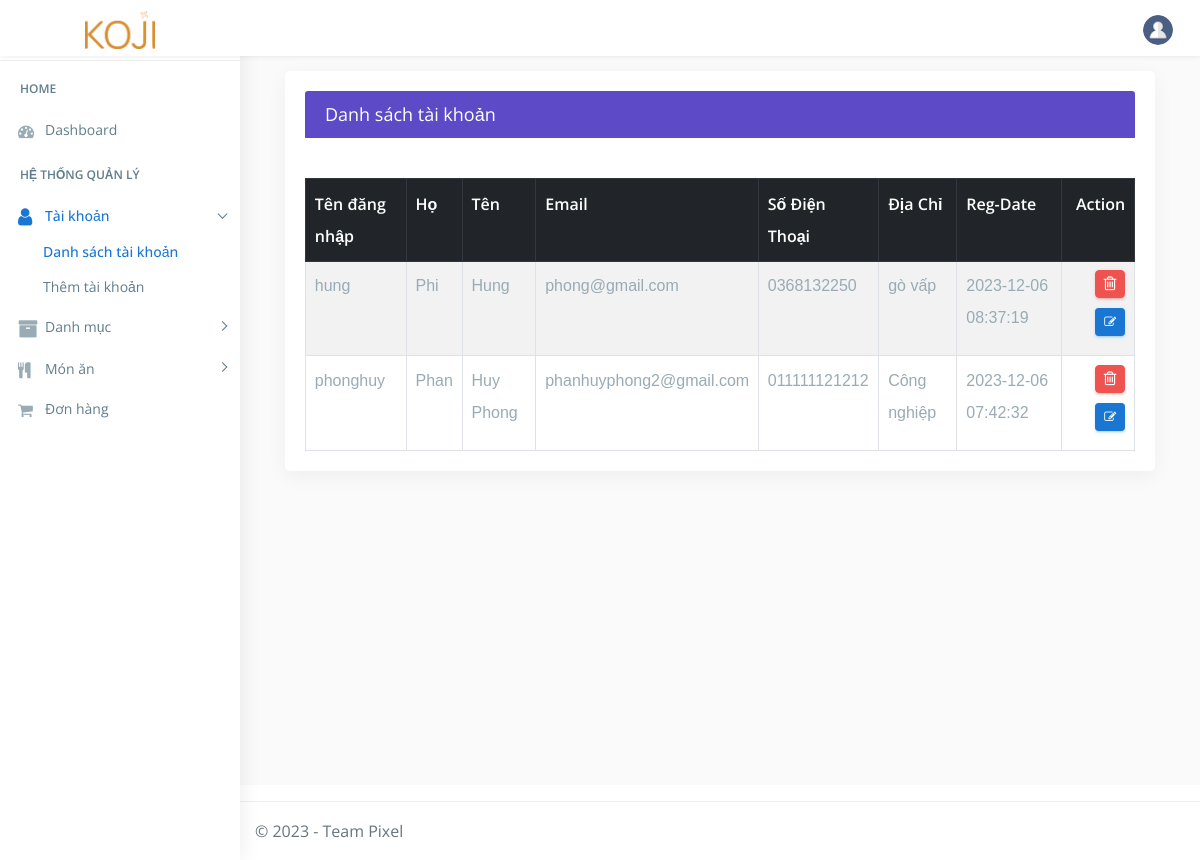
The page /admin/all_users.php on the database its author committed.
### tables this page shows
CREATE TABLE `users` (
  `u_id` int(222) NOT NULL,
  `username` varchar(222) NOT NULL,
  `f_name` varchar(222) NOT NULL,
  `l_name` varchar(222) NOT NULL,
  `email` varchar(222) NOT NULL,
  `phone` varchar(222) NOT NULL,
  `password` varchar(222) NOT NULL,
  `address` text NOT NULL,
  `status` int(222) NOT NULL DEFAULT 1,
  `date` timestamp NOT NULL DEFAULT current_timestamp() ON UPDATE current_timestamp()
);

### admin/all_users.php (the view, shortened to what this page needs)
<!DOCTYPE html>
<html lang="en">
<?php
include("../connection/connect.php");
?>
<head>
    <link href="css/lib/bootstrap/bootstrap.min.css" rel="stylesheet">
    <link href="css/helper.css" rel="stylesheet">
    <link href="css/style.css" rel="stylesheet">
</head>
<body class="fix-header fix-sidebar">
    <div id="main-wrapper">
        <div class="header">
            <nav class="navbar top-navbar navbar-expand-md navbar-light">
                <div class="navbar-header">
                    <a class="navbar-brand" href="dashboard.php">
                        <span><img src="images/koji.png" alt="homepage"
                                class="dark-logo" style="width: 70px" /></span>
                    </a>
                </div>
                <div class="navbar-collapse">
                    <ul class="navbar-nav my-lg-0">
                        <li class="nav-item dropdown">
                            <a class="nav-link dropdown-toggle text-muted  "
                                href="#" data-toggle="dropdown"
                                aria-haspopup="true" aria-expanded="false"><img
                                    src="images/bookingSystem/user-icn.png"
                                    alt="user" class="profile-pic" /></a>
                        </li>
                    </ul>
                </div>
            </nav>
        </div>
        <div class="left-sidebar">
            <div class="scroll-sidebar">
                <nav class="sidebar-nav">
                    <ul id="sidebarnav">
                        <li class="nav-devider"></li>
                        <li class="nav-label">Home</li>
                        <li> <a href="dashboard.php"><i
                                    class="fa fa-tachometer"></i><span>Dashboard</span></a>
                        </li>
                        <li class="nav-label">Hệ thống quản lý</li>
                        <li> <a class="has-arrow  " href="#"
                                aria-expanded="false"><i
                                    class="fa fa-user f-s-20 color-warning"></i><span
                                    class="hide-menu">Tài khoản</span></a>
                            <ul aria-expanded="false" class="collapse">
                                <li><a href="all_users.php">Danh sách tài
                                        khoản</a></li>
                                <li><a href="add_users.php">Thêm tài khoản</a>
                                </li>
                            </ul>
                        </li>
                        <li> <a class="has-arrow  " href="#"
                                aria-expanded="false"><i
                                    class="fa fa-archive f-s-20 color-warning"></i><span
                                    class="hide-menu">Danh mục</span></a>
                        </li>
                        <li> <a class="has-arrow  " href="#"
                                aria-expanded="false"><i class="fa fa-cutlery"
                                    aria-hidden="true"></i><span
                                    class="hide-menu">Món ăn</span></a>
                        </li>
                        <li> <a href="all_orders.php"><i
                                    class="fa fa-shopping-cart"
                                    aria-hidden="true"></i><span>Đơn
                                    hàng</span></a></li>
                    </ul>
                </nav>
            </div>
        </div>
        <div class="page-wrapper">
            <div class="container-fluid">
                <div class="row">
                    <div class="col-12">
                        <div class="col-lg-12">
                            <div class="card card-outline-primary">
                                <div class="card-header">
                                    <h4 class="m-b-0 text-white">Danh sách tài
                                        khoản</h4>
                                </div>
                                <div class="table-responsive m-t-40">
                                    <table id="myTable"
                                        class="table table-bordered table-striped table-hover">
                                        <thead class="thead-dark">
                                            <tr>
                                                <th>Tên đăng nhập</th>
                                                <th>Họ</th>
                                                <th>Tên</th>
                                                <th>Email</th>
                                                <th>Số Điện Thoại</th>
                                                <th>Địa Chỉ</th>
                                                <th>Reg-Date</th>
                                                <th>Action</th>
                                            </tr>
                                        </thead>
                                        <tbody>
                                            <?php
                                            $sql = "SELECT * FROM users order by u_id desc";
                                            $query = mysqli_query($db, $sql);
                                            if (!mysqli_num_rows($query) > 0) {
                                                echo '<td colspan="7"><center>No Users</center></td>';
                                            } else {
                                                while ($rows = mysqli_fetch_array($query)) {
                                                    echo ' <tr><td>' . $rows['username'] . '</td>
																								<td>' . $rows['f_name'] . '</td>
																								<td>' . $rows['l_name'] . '</td>
																								<td>' . $rows['email'] . '</td>
																								<td>' . $rows['phone'] . '</td>
																								<td>' . $rows['address'] . '</td>
																								<td>' . $rows['date'] . '</td>
																									 <td><a href="delete_users.php?user_del=' . $rows['u_id'] . '" class="btn btn-danger btn-flat btn-addon btn-xs m-b-10"><i class="fa fa-trash-o" style="font-size:16px"></i></a>
																									 <a href="update_users.php?user_upd=' . $rows['u_id'] . '" " class="btn btn-info btn-flat btn-addon btn-sm m-b-10 m-l-5"><i class="fa fa-edit"></i></a>
																									</td></tr>';
                                                }
                                            }
                                            ?>
                                        </tbody>
                                    </table>
                                </div>
                            </div>
                        </div>
                    </div>
                </div>
            </div>
        </div>
    </div>
    <footer class="footer"> © 2023 - Team Pixel </footer>
</body>
</html>

### admin/css/helper.css (style rules this page uses)
.f-s-20 { font-size: 20px!important; }
.m-t-40 { margin-top: 40px!important; }
.m-b-0 { margin-bottom: 0px!important; }
.m-b-10 { margin-bottom: 10px!important; }
.m-l-5 { margin-left: 5px!important; }

### rows shown on the page
users: username "hung", f_name "Phi", l_name "Hung", email "phong@gmail.com", phone "0368132250", address "gò vấp", date "2023-12-06 08:37:19"
users: username "phonghuy", f_name "Phan", l_name "Huy Phong", email "phanhuyphong2@gmail.com", phone "011111121212", address "Công nghiệp", date "2023-12-06 07:42:32"
